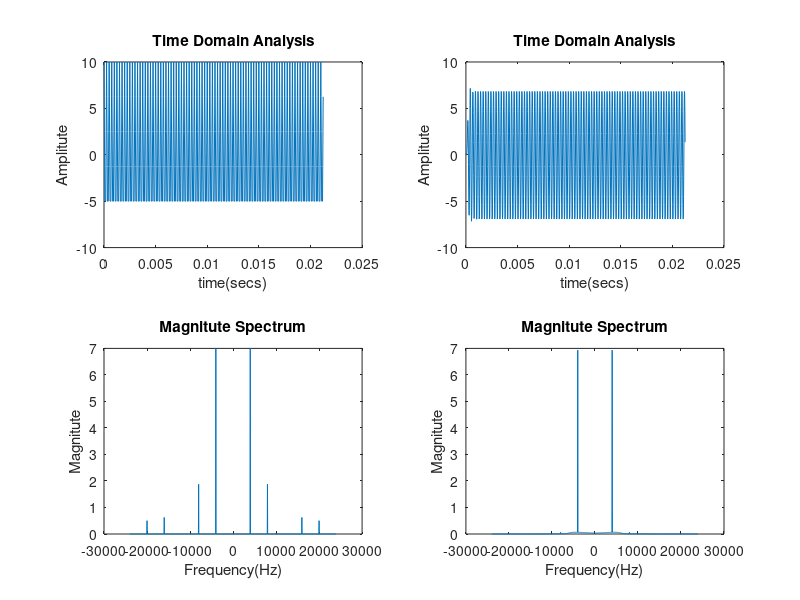

The MATLAB source for this figure:
%First Order Hold
clear all;
Fi=12e3;
ti=[0:1/Fi:255/Fi]; %63,127,255 for different number of samples
xi=10*cos(2*pi*ti*4e3);
k=4;
Fs=k*12e3;
t=[0:1/Fs:255/Fi-1/Fs];
L=length(t);
for i=1:1:length(ti)-1
    x(k*(i-1)+1)=xi(i);
    for j=1:1:k-1
        x(k*(i-1)+1+j)=((k-j)*xi(i)+(j)*xi(i+1))/k;
    end
end
X=fft(x);
subplot(2,2,1);
plot(t,x);
title('Time Domain Analysis');
xlabel('time(secs)');
ylabel('Amplitute');



[B,A]=butter(10,Fi/Fs);
y=filter(B,A,x);
Y=fft(y);
subplot(2,2,2);
plot(t,y);
title('Time Domain Analysis');
xlabel('time(secs)');
ylabel('Amplitute');


% F=[0:Fs/L:Fs/2-Fs/L,-Fs/2:Fs/L:-Fs/L];
%plot(F,2*abs(X)/L);
F=-Fs/2:Fs/L:Fs/2-Fs/L;
subplot(2,2,3);
plot(F,2*abs(fftshift(X))/L);
title('Magnitute Spectrum');
xlabel('Frequency(Hz)');
ylabel('Magnitute');

subplot(2,2,4);
plot(F,2*abs(fftshift(Y))/L);
title('Magnitute Spectrum');
xlabel('Frequency(Hz)');
ylabel('Magnitute');